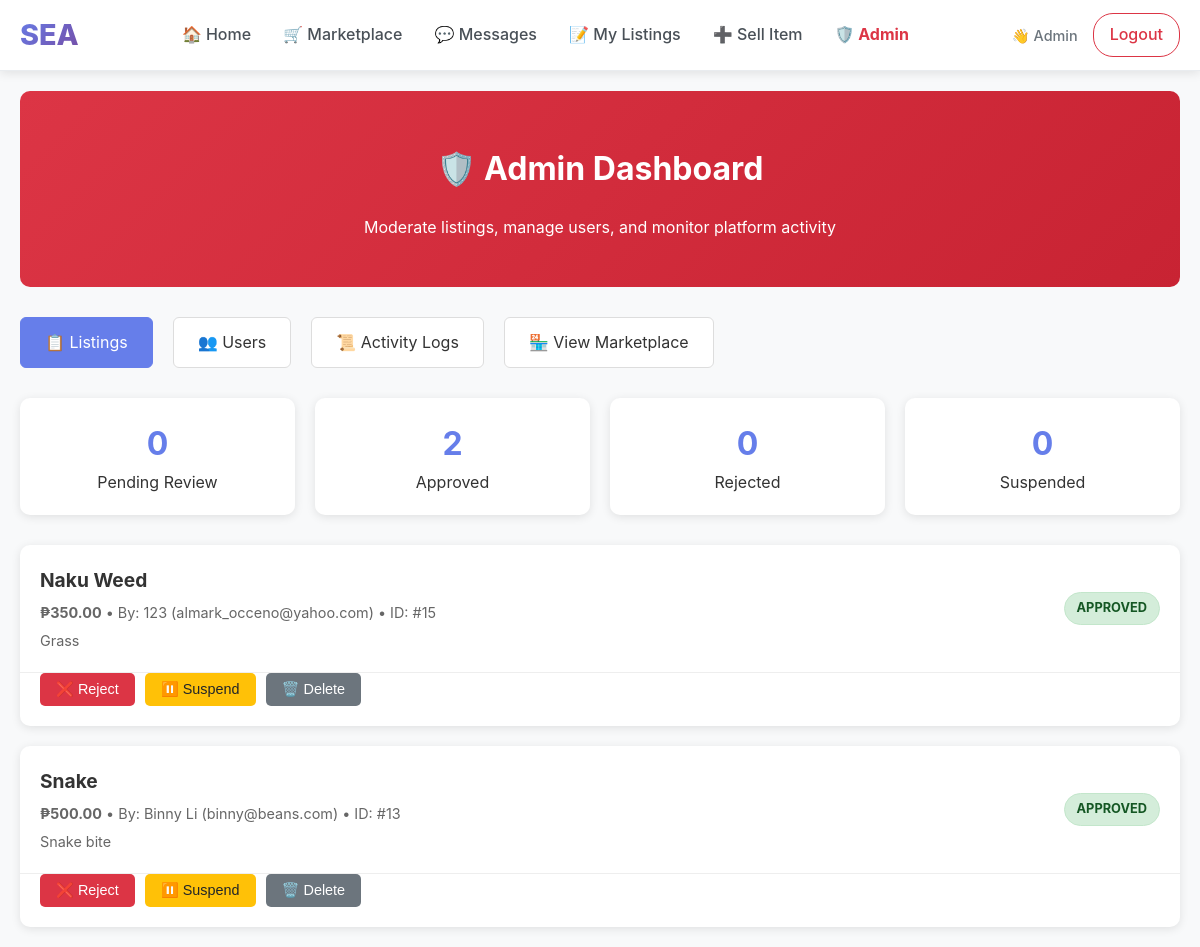
Screenshot of /admin (signed in) with the database file from the repository.
### tables this page shows
CREATE TABLE students (
        student_id INTEGER PRIMARY KEY AUTOINCREMENT,
        name TEXT NOT NULL,
        email TEXT UNIQUE NOT NULL,
        password TEXT NOT NULL,
        org TEXT
    , is_admin INTEGER DEFAULT 0);

CREATE TABLE items (
        item_id INTEGER PRIMARY KEY AUTOINCREMENT,
        student_id INTEGER,
        item_name TEXT NOT NULL,
        price REAL NOT NULL,
        description TEXT,
        image TEXT, contact TEXT, payment TEXT, status TEXT DEFAULT 'available', category TEXT DEFAULT "other", moderation_status TEXT DEFAULT 'approved',
        FOREIGN KEY (student_id) REFERENCES students(student_id)
    );

### app.py (the view)
@app.route('/admin')
def admin_dashboard():
    if not require_admin():
        return redirect(url_for('home'))
    conn = get_db_connection()
    cur = conn.cursor()
    cur.execute("""
        SELECT i.*, s.name as seller_name, s.email as seller_email,
               (SELECT COUNT(*) FROM admin_actions WHERE target_type='item' AND target_id=i.item_id) as action_count
        FROM items i
        JOIN students s ON i.student_id = s.student_id
        ORDER BY i.item_id DESC
    """)
    items = [dict(row) for row in cur.fetchall()]
    cur.execute("SELECT moderation_status, COUNT(*) as count FROM items GROUP BY moderation_status")
    stats = dict(cur.fetchall())
    conn.close()
    return render_template('admin/dashboard.html', items=items, stats=stats)

### app.py (called while the page is built)
def get_db_connection():
    db_path = os.path.join(BASE_DIR, 'database', 'marketplace.db')
    conn = sqlite3.connect(db_path, timeout=30.0)
    conn.row_factory = sqlite3.Row
    conn.execute('PRAGMA journal_mode=WAL;')
    return conn

def require_login():
    if 'user_id' not in session:
        return False
    if 'last_activity' in session:
        try:
            last_activity = datetime.fromisoformat(session['last_activity'])
            if datetime.now() - last_activity > timedelta(hours=24):
                session.clear()
                return False
        except:
            pass
    session['last_activity'] = datetime.now().isoformat()
    return True

@app.context_processor
def inject_csrf_token():
    return dict(csrf_token=generate_csrf_token)

@app.context_processor
def inject_admin_status():
    return dict(is_admin_user=is_admin())

def is_admin():
    if not require_login():
        return False
    conn = get_db_connection()
    cur = conn.cursor()
    cur.execute("SELECT is_admin FROM students WHERE student_id = ?", (session['user_id'],))
    result = cur.fetchone()
    conn.close()
    return result and result[0] == 1

def require_admin():
    if not is_admin():
        flash("Access denied. Admin privileges required.", "error")
        return redirect(url_for('home'))
    return True

@app.template_filter('php')
def format_php(value):
    try:
        if value is None or value == '':
            return ''
        s = str(value).strip()
        s = s.replace(',', '').replace('₱', '').replace('PHP', '').strip()
        v = float(s)
        return f"₱{v:,.2f}"
    except Exception:
        return value

### templates/admin/dashboard.html (shortened to what this page needs)
{% extends "base.html" %}
{% block content %}
<div class="admin-page">
  <div class="admin-header">
    <h1>🛡️ Admin Dashboard</h1>
    <p>Moderate listings, manage users, and monitor platform activity</p>
  </div>
  <div class="admin-nav">
    <a href="{{ url_for('admin_dashboard') }}" class="active">📋 Listings</a>
    <a href="{{ url_for('admin_users') }}">👥 Users</a>
    <a href="{{ url_for('admin_logs') }}">📜 Activity Logs</a>
    <a href="{{ url_for('marketplace') }}">🏪 View Marketplace</a>
  </div>
  <div class="stats-grid">
    <div class="stat-card">
      <div class="stat-number">{{ stats.get('pending', 0) }}</div>
      <div>Pending Review</div>
    </div>
    <div class="stat-card">
      <div class="stat-number">{{ stats.get('approved', 0) }}</div>
      <div>Approved</div>
    </div>
    <div class="stat-card">
      <div class="stat-number">{{ stats.get('rejected', 0) }}</div>
      <div>Rejected</div>
    </div>
    <div class="stat-card">
      <div class="stat-number">{{ stats.get('suspended', 0) }}</div>
      <div>Suspended</div>
    </div>
  </div>
  <div class="items-grid">
    {% for item in items %}
    <div class="item-card">
      <div class="item-header">
        <div class="item-info">
          <div class="item-name">{{ item.item_name }}</div>
          <div class="item-meta">
            <strong>{{ item.price|php }}</strong> •
            By: {{ item.seller_name }} ({{ item.seller_email }}) •
            ID: #{{ item.item_id }}
          </div>
          <div class="item-meta" style="margin-top: 5px;">
            {{ item.description[:100] }}{% if item.description|length > 100 %}...{% endif %}
          </div>
        </div>
        <span class="status-badge status-{{ item.moderation_status }}">
          {{ item.moderation_status }}
        </span>
      </div>
      <div class="item-actions">
        {% if item.moderation_status != 'rejected' %}
          <form method="POST" action="{{ url_for('moderate_item', item_id=item.item_id, action='reject') }}" style="display: inline;">
            <button type="submit" class="btn-action btn-reject"
                    onclick="return confirm('Reject this listing?');">
              ❌ Reject
            </button>
          </form>
        {% endif %}
        {% if item.moderation_status != 'suspended' %}
          <form method="POST" action="{{ url_for('moderate_item', item_id=item.item_id, action='suspend') }}" style="display: inline;">
            <button type="submit" class="btn-action btn-suspend"
                    onclick="return confirm('Suspend this listing?');">
              ⏸️ Suspend
            </button>
          </form>
        {% endif %}
        <form method="POST" action="{{ url_for('moderate_item', item_id=item.item_id, action='delete') }}" style="display: inline;">
          <button type="submit" class="btn-action btn-delete"
                  onclick="return confirm('⚠️ PERMANENTLY DELETE this listing? This cannot be undone!');">
            🗑️ Delete
          </button>
        </form>
      </div>
    </div>
    {% endfor %}
  </div>
</div>
{% endblock %}

### templates/base.html (shortened to what this page needs)
<!DOCTYPE html>
<html lang="en">
<head>
</head>
<body data-user-id="{% if session.get('user_id') %}{{ session.get('user_id') }}{% endif %}"{% if other %} data-other-id="{{ other['student_id'] }}"{% endif %}>
<nav class="navbar">
  <div class="nav-container">
    <a href="{{ url_for('home') }}" class="nav-brand">SEA</a>
    <div class="nav-links" id="navLinks">
      <a href="{{ url_for('home') }}">🏠 Home</a>
      <a href="{{ url_for('marketplace') }}">🛒 Marketplace</a>
      <a href="{{ url_for('messages') }}">💬 Messages</a>
      {% if session.get('user_id') %}
        <a href="{{ url_for('my_listings') }}">📝 My Listings</a>
        <a href="{{ url_for('add_item') }}">➕ Sell Item</a>
        {% if is_admin_user %}
          <a href="{{ url_for('admin_dashboard') }}" style="color: #dc3545; font-weight: bold;">🛡️ Admin</a>
        {% endif %}
      {% endif %}
    </div>
    <div class="nav-user">
      {% if session.get('user_id') %}
        <span class="user-info">👋 {{ session.get('user_name') }}</span>
        <a href="{{ url_for('logout') }}" class="btn-logout">Logout</a>
      {% else %}
        <a href="{{ url_for('login') }}" class="btn-outline">Login</a>
        <a href="{{ url_for('register') }}" class="btn-primary">Register</a>
      {% endif %}
    </div>
  </div>
</nav>
<div class="main-content">
{% block content %}{% endblock %}
</div>
{% set is_chat_page = request.endpoint == 'chat_page' %}
</body>
</html>

### templates/base.html (style rules this page uses)
* { box-sizing: border-box; }
body { margin: 0; font-family: -apple-system, BlinkMacSystemFont, 'Segoe UI', Roboto, sans-serif; background: #f8f9fa; line-height: 1.6; color: #333; }
.main-content { min-height: calc(100vh - 80px); padding-top: 0; }
.navbar { background: white; padding: 12px 0; box-shadow: 0 2px 10px rgba(0, 0, 0, 0.1); border-bottom: 1px solid #e9ecef; position: sticky; top: 0; z-index: 1000; }
.nav-container { max-width: 1200px; margin: 0 auto; padding: 0 20px; display: flex; align-items: center; justify-content: space-between; flex-wrap: wrap; gap: 20px; }
.nav-brand { font-size: 1.8rem; font-weight: 800; color: #667eea; text-decoration: none; background: linear-gradient(135deg, #667eea 0%, #764ba2 100%); -webkit-background-clip: text; background-clip: text; -webkit-text-fill-color: transparent; }
.nav-links { display: flex; align-items: center; gap: 0; flex: 1; justify-content: center; flex-wrap: wrap; }
.nav-links a { color: #495057; text-decoration: none; padding: 10px 16px; border-radius: 6px; font-weight: 500; transition: all 0.2s ease; position: relative; }
.nav-user { display: flex; align-items: center; gap: 15px; flex-wrap: wrap; }
.user-info { color: #6c757d; font-size: 0.9rem; font-weight: 500; }
.nav-user a { color: #495057; text-decoration: none; padding: 8px 16px; border-radius: 20px; font-weight: 500; transition: all 0.2s ease; border: 1px solid transparent; }
.nav-user a.btn-logout { color: #dc3545; border: 1px solid #dc3545; }

### templates/admin/dashboard.html (style rules this page uses)
.admin-page { padding: 20px; max-width: 1200px; margin: 0 auto; }
.admin-header { background: linear-gradient(135deg, #dc3545 0%, #c82333 100%); color: white; padding: 30px; border-radius: 10px; margin-bottom: 30px; text-align: center; }
.admin-nav { display: flex; gap: 20px; margin-bottom: 30px; flex-wrap: wrap; }
.admin-nav a { background: #fff; color: #333; padding: 12px 24px; border-radius: 6px; text-decoration: none; border: 1px solid #ddd; transition: all 0.3s ease; }
.admin-nav a:hover, .admin-nav a.active { background: #667eea; color: white; border-color: #667eea; }
.stats-grid { display: grid; grid-template-columns: repeat(auto-fit, minmax(200px, 1fr)); gap: 20px; margin-bottom: 30px; }
.stat-card { background: white; padding: 20px; border-radius: 10px; box-shadow: 0 2px 10px rgba(0,0,0,0.1); text-align: center; }
.stat-number { font-size: 2rem; font-weight: bold; color: #667eea; }
.items-grid { display: grid; gap: 20px; }
.item-card { background: white; border-radius: 10px; box-shadow: 0 2px 10px rgba(0,0,0,0.1); overflow: hidden; }
.item-header { display: flex; justify-content: space-between; align-items: center; padding: 20px; border-bottom: 1px solid #eee; }
.item-info { flex: 1; }
.item-name { font-size: 1.2rem; font-weight: bold; margin-bottom: 5px; }
.item-meta { color: #666; font-size: 0.9rem; }
.status-badge { padding: 5px 12px; border-radius: 20px; font-size: 0.8rem; font-weight: bold; text-transform: uppercase; }
.status-approved { background: #d4edda; color: #155724; border: 1px solid #c3e6cb; }
.item-actions { display: flex; gap: 10px; padding: 0 20px 20px; }
.btn-action { padding: 8px 16px; border: none; border-radius: 5px; cursor: pointer; font-size: 0.9rem; text-decoration: none; display: inline-block; transition: all 0.3s ease; }
.btn-reject { background: #dc3545; color: white; }
.btn-suspend { background: #ffc107; color: #212529; }
.btn-delete { background: #6c757d; color: white; }

### rows the page displays
students: get "Admin"
items: item_name "Naku Weed", price|php "₱350.00", seller_name "123", seller_email "almark_occeno@yahoo.com", item_id "15", description "Grass", moderation_status "APPROVED"
items: item_name "Snake", price|php "₱500.00", seller_name "Binny Li", seller_email "binny@beans.com", item_id "13", description "Snake bite", moderation_status "APPROVED"

### other values shown
{{ stats.get('pending', 0) }} "0"
{{ stats.get('approved', 0) }} "2"
{{ stats.get('rejected', 0) }} "0"
{{ stats.get('suspended', 0) }} "0"
